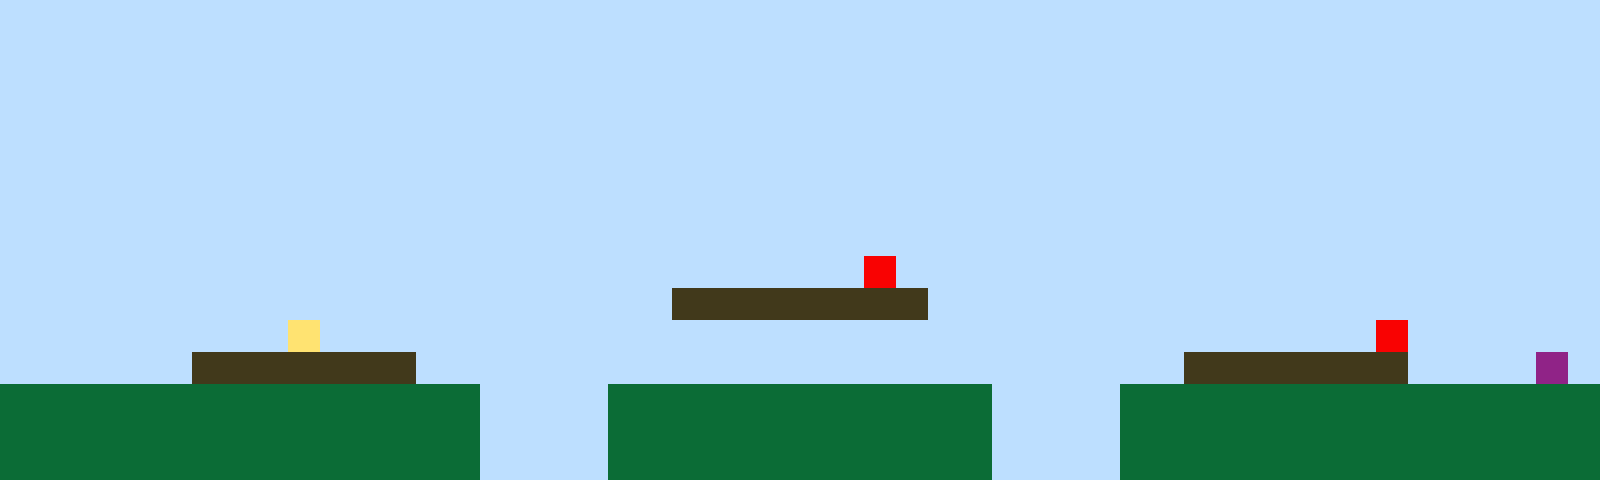

The image is a tile-based game level rendered from a .tmx file. Its description and complete source (layers, tilesets, objects, tile grids) follow:
An orthogonal 50x15 tile map with 32x32 px tiles, 1 tile layer (Tile Layer 1).

<map version="1.10" tiledversion="1.11.2" orientation="orthogonal" renderorder="right-up" width="50" height="15" tilewidth="32" tileheight="32" infinite="0" nextlayerid="2" nextobjectid="1"><editorsettings><export target="map1.csv" format="csv" /></editorsettings><tileset firstgid="1" name="sprites" tilewidth="32" tileheight="32" tilecount="6" columns="3"><image source="sprites.png" width="96" height="64" /></tileset><layer id="1" name="Tile Layer 1" width="50" height="15"><data encoding="csv">1,1,1,1,1,1,1,1,1,1,1,1,1,1,1,1,1,1,1,1,1,1,1,1,1,1,1,1,1,1,1,1,1,1,1,1,1,1,1,1,1,1,1,1,1,1,1,1,1,1,1,1,1,1,1,1,1,1,1,1,1,1,1,1,1,1,1,1,1,1,1,1,1,1,1,1,1,1,1,1,1,1,1,1,1,1,1,1,1,1,1,1,1,1,1,1,1,1,1,1,1,1,1,1,1,1,1,1,1,1,1,1,1,1,1,1,1,1,1,1,1,1,1,1,1,1,1,1,1,1,1,1,1,1,1,1,1,1,1,1,1,1,1,1,1,1,1,1,1,1,1,1,1,1,1,1,1,1,1,1,1,1,1,1,1,1,1,1,1,1,1,1,1,1,1,1,1,1,1,1,1,1,1,1,1,1,1,1,1,1,1,1,1,1,1,1,1,1,1,1,1,1,1,1,1,1,1,1,1,1,1,1,1,1,1,1,1,1,1,1,1,1,1,1,1,1,1,1,1,1,1,1,1,1,1,1,1,1,1,1,1,1,1,1,1,1,1,1,1,1,1,1,1,1,1,1,1,1,1,1,1,1,1,1,1,1,1,1,1,1,1,1,1,1,1,1,1,1,1,1,1,1,1,1,1,1,1,1,1,1,1,1,1,1,1,1,1,1,1,1,1,1,1,1,1,1,1,1,1,1,1,1,1,1,1,1,1,1,1,1,1,1,1,1,1,1,1,1,1,1,1,1,1,1,1,1,1,1,1,1,1,1,1,1,1,1,1,1,1,1,1,1,1,1,1,1,1,1,1,1,1,1,1,1,1,1,1,1,1,1,1,1,1,1,1,1,1,1,1,1,1,1,1,1,1,1,1,1,1,1,1,1,1,1,1,1,1,1,1,1,1,1,1,1,1,1,1,1,1,1,1,1,1,1,1,1,1,1,1,1,1,1,1,1,1,1,1,5,1,1,1,1,1,1,1,1,1,1,1,1,1,1,1,1,1,1,1,1,1,1,1,1,1,1,1,1,1,1,1,1,1,1,1,1,1,1,1,1,1,1,1,3,3,3,3,3,3,3,3,1,1,1,1,1,1,1,1,1,1,1,1,1,1,1,1,1,1,1,1,1,1,1,1,1,1,1,1,1,1,4,1,1,1,1,1,1,1,1,1,1,1,1,1,1,1,1,1,1,1,1,1,1,1,1,1,1,1,1,1,1,1,1,1,5,1,1,1,1,1,1,1,1,1,1,1,1,3,3,3,3,3,3,3,1,1,1,1,1,1,1,1,1,1,1,1,1,1,1,1,1,1,1,1,1,1,1,1,3,3,3,3,3,3,3,1,1,1,1,6,1,2,2,2,2,2,2,2,2,2,2,2,2,2,2,2,1,1,1,1,2,2,2,2,2,2,2,2,2,2,2,2,1,1,1,1,2,2,2,2,2,2,2,2,2,2,2,2,2,2,2,2,2,2,2,2,2,2,2,2,2,2,2,2,2,2,1,1,1,1,2,2,2,2,2,2,2,2,2,2,2,2,1,1,1,1,2,2,2,2,2,2,2,2,2,2,2,2,2,2,2,2,2,2,2,2,2,2,2,2,2,2,2,2,2,2,1,1,1,1,2,2,2,2,2,2,2,2,2,2,2,2,1,1,1,1,2,2,2,2,2,2,2,2,2,2,2,2,2,2,2</data></layer></map>
